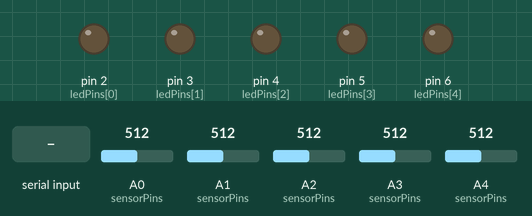
Recording of a sketch running on a simulated Arduino Uno, built with avr-gcc and run on an emulated ATmega328P. Shown: output pins drawn as LEDs (lit = HIGH). The test bench sets the inputs (shaded band); at power-on: A0 (sensorPins) = 512, A1 (sensorPins) = 512, A2 (sensorPins) = 512, A3 (sensorPins) = 512, A4 (sensorPins) = 512. EEPROM starts erased; what the sketch prints to the serial monitor is not drawn.

Above: at 0.8 s.
0.9 s: "ET \n" received over Serial
2.4 s: A0 (sensorPins) set to 531
5.1 s: A0 (sensorPins) set to 559
At 6.4 s:
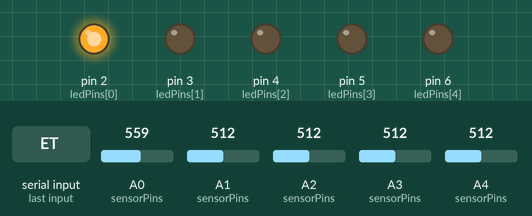
6.7 s: A1 (sensorPins) set to 533
8.6 s: A1 (sensorPins) set to 561
At 9.6 s:
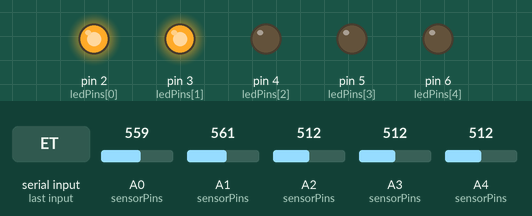
10.2 s: A2 (sensorPins) set to 536
12.1 s: A2 (sensorPins) set to 555
At 13.7 s:
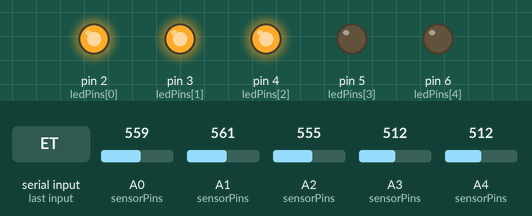
Timing chart, 0 to 14.7 s (numbered marks = the images above; inputs shaded):
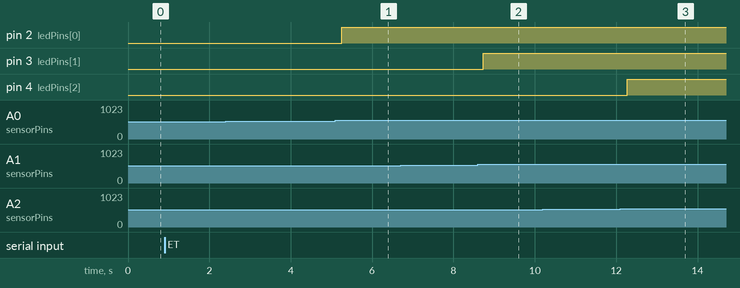

The sketch:

force_sensor.ino
```cpp
#include <EEPROM.h>

// —— CONFIG ——
const int   NUM_SENSORS       = 5;
const int   sensorPins[NUM_SENSORS] = { A0, A1, A2, A3, A4 };
const int   ledPins   [NUM_SENSORS] = { 2, 3, 4, 5, 6 };    // LEDs for ENTER/EXIT feedback
const int   CALIB_SAMPLES     = 200;

// thresholds & smoothing (adjustable & persistent)
float enterThresh           = 2.0f;   // % to trigger ENTER
float exitThresh            = 1.0f;   // % to trigger EXIT
float alphaRise             = 0.1f;   // EMA factor on rising edge
float alphaFall             = 0.5f;   // EMA factor on falling edge

// timing
const unsigned long PLOT_INTERVAL      = 100;   // ms between plot lines
const unsigned long FAST_SCAN_INTERVAL = 20;    // when active
const unsigned long SLOW_SCAN_INTERVAL = 500;   // when idle

// EEPROM layout for offsets + tuning persistence
const int   EEPROM_FLAG_ADDR      = 0;
const byte  CALIB_DONE_FLAG       = 0xAA;
const int   EEPROM_OFFSET_START   = 1;    // bytes 1–10 hold zero offsets

const int   EEPROM_TUNE_FLAG_ADDR = 20;
const byte  TUNE_DONE_FLAG        = 0x55;
const int   EEPROM_ENTER_ADDR     = 21;                // 4 bytes
const int   EEPROM_EXIT_ADDR      = EEPROM_ENTER_ADDR + sizeof(float);       // 25
const int   EEPROM_ALPHAR_ADDR    = EEPROM_EXIT_ADDR  + sizeof(float);       // 29
const int   EEPROM_ALPHAF_ADDR    = EEPROM_ALPHAR_ADDR + sizeof(float);       // 33

float FULL_SCALE_FORCE;   // chosen at runtime: 5, 15 or 50 N

int   zeroOffset[NUM_SENSORS];
float smoothedPct[NUM_SENSORS];
bool  inAlert[NUM_SENSORS];
float instPct[NUM_SENSORS];  // latest instantaneous % for plotting

unsigned long lastScan = 0;
unsigned long lastPlot = 0;

//— sensor conversion functions —
float rawToNewtons(int y) {
  return 0.3202f * exp(0.0077f * y) - 0.32f;
}

float forceToPercent(float f) {
  float pct = (f / FULL_SCALE_FORCE) * 100.0f;
  return pct < 0.0f ? 0.0f :
         pct > 100.0f ? 100.0f :
         pct;
}

// average “zero” baseline
int calibrateZero(int pin) {
  long sum = 0;
  for (int i = 0; i < CALIB_SAMPLES; i++) {
    sum += analogRead(pin);
    delay(2);
  }
  return sum / CALIB_SAMPLES;
}

struct Sensor {
  uint8_t pin;
  int     zeroOffset;
  float   smoothedPct;
  bool    inAlert;

  Sensor(uint8_t p)
    : pin(p), zeroOffset(0),
      smoothedPct(0), inAlert(false)
  {}

  void begin() {
    // load or compute zero-offset
    if (EEPROM.read(EEPROM_FLAG_ADDR) == CALIB_DONE_FLAG) {
      byte hi = EEPROM.read(EEPROM_OFFSET_START + (pin - A0)*2);
      byte lo = EEPROM.read(EEPROM_OFFSET_START + (pin - A0)*2 + 1);
      zeroOffset = (hi << 8) | lo;
    } else {
      zeroOffset = calibrateZero(pin);
      int val = zeroOffset;
      EEPROM.write(EEPROM_OFFSET_START + (pin - A0)*2,     highByte(val));
      EEPROM.write(EEPROM_OFFSET_START + (pin - A0)*2 + 1, lowByte(val));
    }
    Serial.print("Sensor "); Serial.print(pin - A0);
    Serial.print(" zeroOffset = "); Serial.println(zeroOffset);

    // prime smoothing & alert
    int raw0 = max(analogRead(pin) - zeroOffset, 0);
    float pct0 = forceToPercent(rawToNewtons(raw0));
    smoothedPct = pct0;
    inAlert     = (pct0 >= enterThresh);
    instPct[pin - A0] = pct0;
  }

  void updateAndReport() {
    int idx = pin - A0;
    int raw = max(analogRead(pin) - zeroOffset, 0);
    float pct = forceToPercent(rawToNewtons(raw));
    instPct[idx] = pct;

    // EMA smoothing with asymmetric α
    float alpha = (pct > smoothedPct) ? alphaRise : alphaFall;
    smoothedPct = alpha * pct + (1 - alpha) * smoothedPct;

    // hysteresis ENTER / EXIT + LED feedback
    if (!inAlert && smoothedPct >= enterThresh) {
      Serial.print("Sensor "); Serial.print(idx);
      Serial.print(" ENTER: raw="); Serial.print(raw);
      Serial.print(", pct="); Serial.print(pct, 1);
      Serial.println("%");
      digitalWrite(ledPins[idx], HIGH);
      inAlert = true;
    }
    else if (inAlert && smoothedPct <= exitThresh) {
      Serial.print("Sensor "); Serial.print(idx);
      Serial.print(" EXIT:  raw="); Serial.print(raw);
      Serial.print(", pct="); Serial.print(pct, 1);
      Serial.println("%");
      digitalWrite(ledPins[idx], LOW);
      inAlert = false;
    }
  }
};

Sensor sensors[NUM_SENSORS] = {
  Sensor(A0), Sensor(A1), Sensor(A2),
  Sensor(A3), Sensor(A4)
};

void setup() {
  Serial.begin(9600);
  while (!Serial);

  // prepare LED pins
  for (int i = 0; i < NUM_SENSORS; i++) {
    pinMode(ledPins[i], OUTPUT);
    digitalWrite(ledPins[i], LOW);
  }

  // choose full-scale
  Serial.println("\nChoose full-scale range:");
  Serial.println("  1 →  5 N");
  Serial.println("  2 → 15 N");
  Serial.println("  3 → 50 N");
  Serial.print("Enter 1,2 or 3: ");
  while (!Serial.available());
  char c = Serial.read();
  FULL_SCALE_FORCE = (c == '2' ? 15.0f : (c == '3' ? 50.0f : 5.0f));
  Serial.print("Using full-scale = "); Serial.print(FULL_SCALE_FORCE, 1);
  Serial.println(" N\n");

  // calibration persistence flag — only read it here. Sensor::begin() checks this same
  // flag to decide whether to measure a zero offset or load a stored one, so setting it
  // before that loop would skip calibration on a board whose EEPROM is still blank.
  bool needsCalibration = (EEPROM.read(EEPROM_FLAG_ADDR) != CALIB_DONE_FLAG);
  Serial.println(needsCalibration ? "Performing initial calibration..."
                                  : "Loading calibration from EEPROM...");

  // load or prime tuning params
  if (EEPROM.read(EEPROM_TUNE_FLAG_ADDR) == TUNE_DONE_FLAG) {
    EEPROM.get(EEPROM_ENTER_ADDR,   enterThresh);
    EEPROM.get(EEPROM_EXIT_ADDR,    exitThresh);
    EEPROM.get(EEPROM_ALPHAR_ADDR,  alphaRise);
    EEPROM.get(EEPROM_ALPHAF_ADDR,  alphaFall);
    Serial.println("Loaded tuning from EEPROM:");
    Serial.print(" ENTER_THRESH="); Serial.println(enterThresh);
    Serial.print(" EXIT_THRESH=");  Serial.println(exitThresh);
    Serial.print(" ALPHA_RISE=");  Serial.println(alphaRise);
    Serial.print(" ALPHA_FALL=");  Serial.println(alphaFall);
  } else {
    Serial.println("Using default tuning values.");
  }

  // initialize sensors
  for (auto &s : sensors) s.begin();

  // mark the calibration valid only once every channel has stored an offset
  if (needsCalibration) EEPROM.write(EEPROM_FLAG_ADDR, CALIB_DONE_FLAG);

  // help menu
  Serial.println("\nEnter commands:");
  Serial.println("  ET x   → set ENTER threshold (%)");
  Serial.println("  XT x   → set EXIT threshold (%)");
  Serial.println("  AR x   → set ALPHA_RISE");
  Serial.println("  AF x   → set ALPHA_FALL");
  Serial.println("e.g. ET 3.5  ⏎\n");
  Serial.setTimeout(50);
}

void loop() {
  unsigned long now = millis();

  // handle tuning commands
  if (Serial.available()) {
    String cmd = Serial.readStringUntil('\n');
    cmd.trim();
    if (cmd.startsWith("ET ")) {
      enterThresh = cmd.substring(3).toFloat();
      EEPROM.put(EEPROM_ENTER_ADDR, enterThresh);
      EEPROM.write(EEPROM_TUNE_FLAG_ADDR, TUNE_DONE_FLAG);
      Serial.print("ENTER threshold set to "); Serial.print(enterThresh); Serial.println("%");
    }
    else if (cmd.startsWith("XT ")) {
      exitThresh = cmd.substring(3).toFloat();
      EEPROM.put(EEPROM_EXIT_ADDR, exitThresh);
      EEPROM.write(EEPROM_TUNE_FLAG_ADDR, TUNE_DONE_FLAG);
      Serial.print("EXIT threshold set to "); Serial.print(exitThresh); Serial.println("%");
    }
    else if (cmd.startsWith("AR ")) {
      alphaRise = cmd.substring(3).toFloat();
      EEPROM.put(EEPROM_ALPHAR_ADDR, alphaRise);
      EEPROM.write(EEPROM_TUNE_FLAG_ADDR, TUNE_DONE_FLAG);
      Serial.print("ALPHA_RISE set to "); Serial.println(alphaRise);
    }
    else if (cmd.startsWith("AF ")) {
      alphaFall = cmd.substring(3).toFloat();
      EEPROM.put(EEPROM_ALPHAF_ADDR, alphaFall);
      EEPROM.write(EEPROM_TUNE_FLAG_ADDR, TUNE_DONE_FLAG);
      Serial.print("ALPHA_FALL set to "); Serial.println(alphaFall);
    }
    else {
      Serial.println("Unknown command");
    }
  }

  // dynamic sampling interval
  bool anyActive = false;
  for (int i = 0; i < NUM_SENSORS; i++) {
    if (instPct[i] > exitThresh) { anyActive = true; break; }
  }
  unsigned long scanInterval = anyActive ? FAST_SCAN_INTERVAL : SLOW_SCAN_INTERVAL;

  // ENTER/EXIT detection & reporting
  if (now - lastScan >= scanInterval) {
    for (auto &s : sensors) s.updateAndReport();
    lastScan = now;
  }

  // Serial Plotter output
  if (now - lastPlot >= PLOT_INTERVAL) {
    for (int i = 0; i < NUM_SENSORS; i++) {
      Serial.print(instPct[i], 1);
      if (i < NUM_SENSORS - 1) Serial.print('\t');
    }
    Serial.println();
    lastPlot = now;
  }
}
```

Measured:
- the behaviour switches between 547 and 548 on A0 (sensorPins) (found by bisection; images 0 and 1)
- the behaviour switches between 547 and 548 on A1 (sensorPins) (found by bisection; images 1 and 2)
- the behaviour switches between 547 and 548 on A2 (sensorPins) (found by bisection; images 2 and 3)
- after the input at 0.9 s, every drawn part: stays the same
- after the input at 2.4 s, every drawn part: stays the same
- after the input at 5.1 s, pin 2 (ledPins[0]): LOW → HIGH after 0.15 s
- after the input at 6.7 s, every drawn part: stays the same
- after the input at 8.6 s, pin 3 (ledPins[1]): LOW → HIGH after 0.13 s
- after the input at 10.2 s, every drawn part: stays the same
- after the input at 12.1 s, pin 4 (ledPins[2]): LOW → HIGH after 0.17 s
